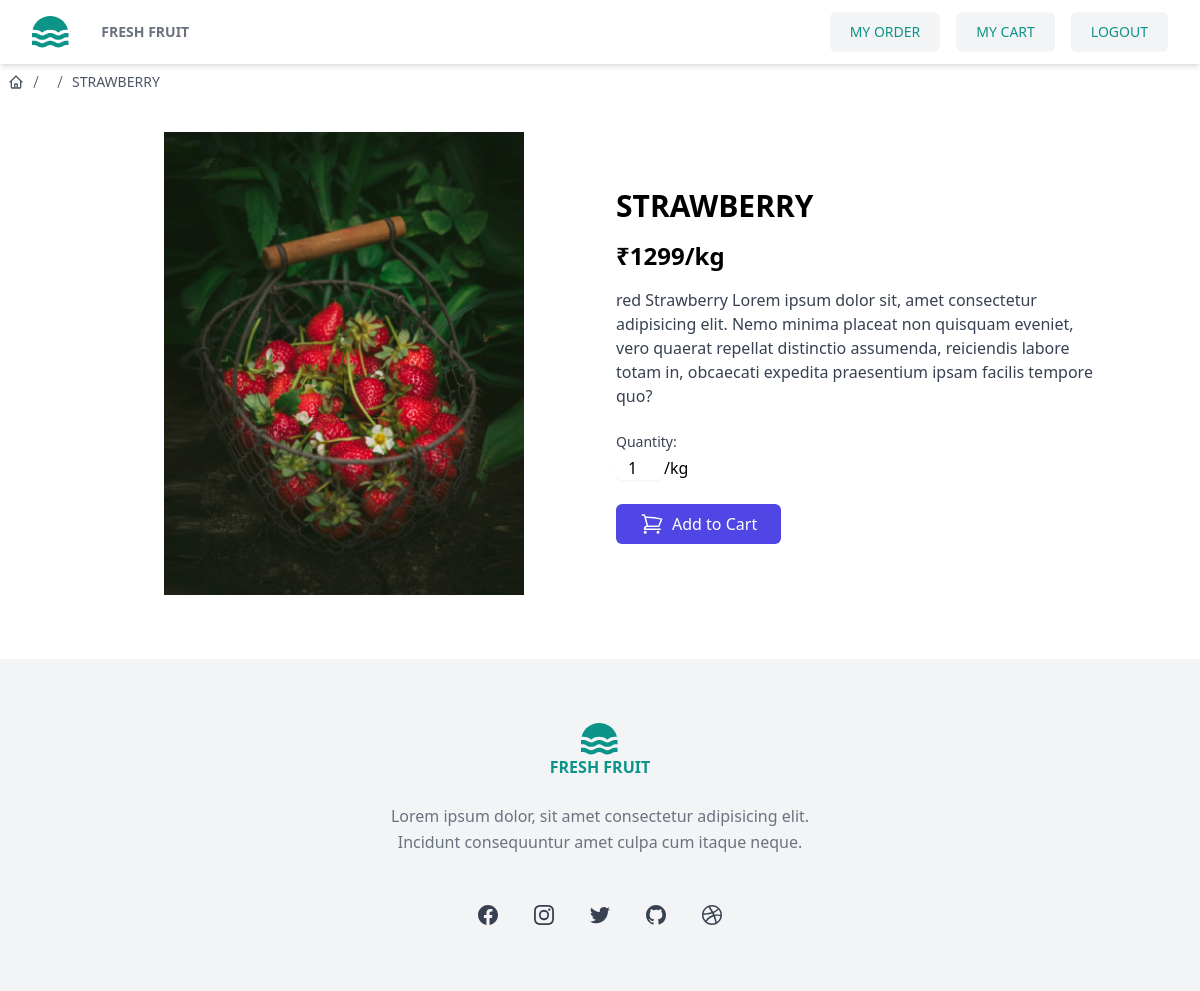
Screenshot of /product/34/ with the database file from the repository.
### store/models.py (models this page shows, shortened)
class BaseModel(models.Model):
    created_date=models.DateTimeField(auto_now_add=True)
    updated_date=models.DateTimeField(auto_now=True)
    is_active=models.BooleanField(default=True)

class Product(BaseModel):
    title=models.CharField(max_length=200)
    description=models.TextField()
    price=models.PositiveIntegerField()
    picture=models.ImageField(upload_to="product_images",null=True,blank=True)
    Varieties_object=models.ForeignKey(Varieties,on_delete=models.CASCADE,default=None)

### store/views.py (the view)
# urls.py: path('product/<int:pk>/',views.ProductDetailView.as_view(),name="product-detail"),
class ProductDetailView(View):
    template_name="product_detail.html"
    def get(self,request,*args,**kwargs):
        id=kwargs.get("pk")
        qs=Product.objects.get(id=id)
        return render(request,self.template_name,{"product":qs})

### store/templates/product_detail.html (shortened to what this page needs)
{% extends 'base.html' %}
{% block main_block %}
<div class="p-2">
    <nav aria-label="Breadcrumb">
        <ol class="flex items-center gap-1 text-sm text-gray-600">
            <li>
                <a href="#" class="block transition hover:text-gray-700">
                </a>
            </li>
            <li class="rtl:rotate-180">
                <svg xmlns="http://www.w3.org/2000/svg" fill="none" viewBox="0 0 24 24" stroke-width="1.5"
                    stroke="currentColor" class="size-4">
                    <path stroke-linecap="round" stroke-linejoin="round" d="m9 20.247 6-16.5" />
                </svg>
            </li>
            <li class="rtl:rotate-180">
                <svg xmlns="http://www.w3.org/2000/svg" fill="none" viewBox="0 0 24 24" stroke-width="1.5"
                    stroke="currentColor" class="size-4">
                    <path stroke-linecap="round" stroke-linejoin="round" d="m9 20.247 6-16.5" />
                </svg>
            </li>
            <li>
                <a href="#" class="block transition hover:text-gray-700 uppercase"> {{product.title}} </a>
            </li>
        </ol>
    </nav>
</div>
<div class="bg-white">
    <div class="container mx-auto px-4 py-8">
        <div class="flex flex-wrap -mx-4">
            <div class="w-full md:w-1/2 px-4 mb-8">
                {% if product.picture %}
                <img src="{{product.picture.url}}" id="mainImage" class="w-3/4 h-4/4 mx-auto">
                {% endif %}
            </div>
            <div class="w-full md:w-1/2 px-4 mt-10 p-4">
                <h2 class="text-3xl font-bold mb-2 uppercase">{{product.title}}</h2>
                <div class="mb-4">
                    <span class="text-2xl font-bold mr-2">₹{{product.price}}/kg</span>
                </div>
                <p class="text-gray-700 mb-6">{{product.description}}</p>
                <form action="{% url 'addtocart' product.id%}" method="post">
                    <div class="mb-6">
                        <label for="quantity" class="block text-sm font-medium text-gray-700 mb-1">Quantity:</label>
                        <input type="number" id="quantity" name="quantity" min="1" value="1"
                            class="w-12 text-center rounded-md border-gray-300  shadow-sm focus:border-indigo-300 focus:ring focus:ring-indigo-200 focus:ring-opacity-50" <label class="block text-sm font-medium text-gray-700 mb-1">/kg <label>
                    </div>
                    <div class="flex space-x-4 mb-6">
                        <button type="submit"
                            class="bg-indigo-600 flex gap-2 items-center text-white px-6 py-2 rounded-md hover:bg-indigo-700 focus:outline-none focus:ring-2 focus:ring-indigo-500 focus:ring-offset-2">
                            Add to Cart
                        </button>
                    </div>
                </form>
            </div>
        </div>
    </div>
</div>
{% endblock %}

### rows the page displays
Product: title "STRAWBERRY", picture (picture), price "1299", description "red Strawberry Lorem ipsum dolor sit, amet consectetur adipisicing elit. Nemo minima placeat non quisquam eveniet, vero quaerat repellat distinctio assumenda, reiciendis labore totam in, obcaecati expedita praesentium ipsam facilis tempore quo?"
